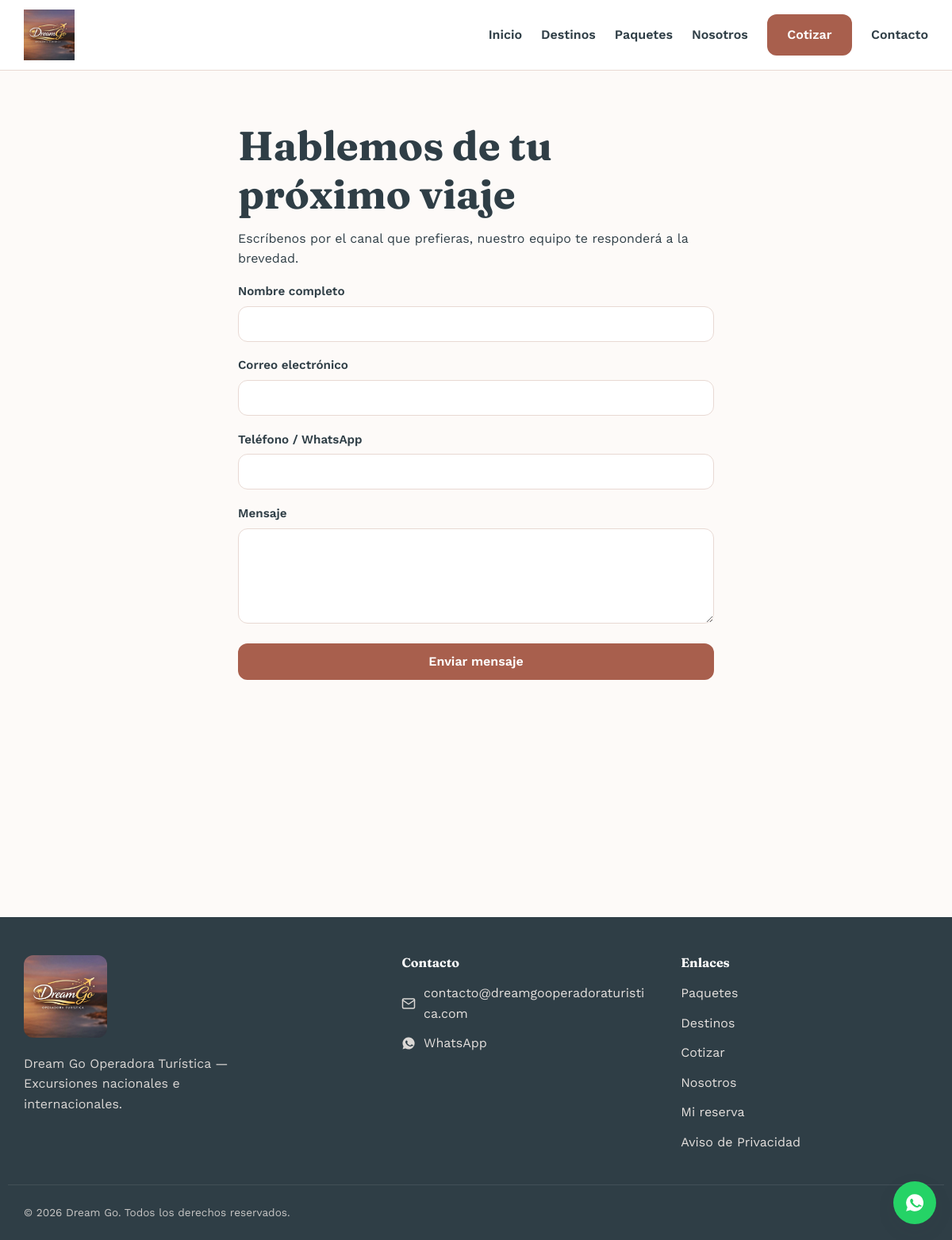
Page /contacto on the committed database.
### tables this page shows
CREATE TABLE IF NOT EXISTS bloques_pagina (
  id INT UNSIGNED AUTO_INCREMENT PRIMARY KEY,
  pagina VARCHAR(50) NOT NULL,
  clave VARCHAR(50) NOT NULL,
  orden SMALLINT UNSIGNED NOT NULL DEFAULT 0,
  visible TINYINT(1) NOT NULL DEFAULT 1,
  titulo VARCHAR(255) NULL,
  subtitulo VARCHAR(500) NULL,
  contenido LONGTEXT NULL,
  color_fondo VARCHAR(20) NULL,
  actualizado_en DATETIME NOT NULL DEFAULT CURRENT_TIMESTAMP ON UPDATE CURRENT_TIMESTAMP,
  UNIQUE KEY uniq_pagina_clave (pagina, clave)
);

### core/Controller.php (called while the page is built, shortened)
<?php
abstract class Controller
{
    protected function view(string $view, array $data = [], array $meta = [], string $layout = 'public'): void
    {
        $viewFile = BASE_PATH . '/app/Views/' . str_replace('.', '/', $view) . '.php';
        extract($data, EXTR_SKIP);
        require $viewFile;
    }
}

### app/Controllers/Public/ContactoController.php (called while the page is built, shortened)
<?php
class ContactoController extends Controller
{
    public function index(): void
    {
        $this->render();
    }
    private function render(array $errores = [], array $valores = []): void
    {
        $whatsapp = (new WhatsAppLinkService())->generarLink(
            ConfiguracionSitio::get('whatsapp_numero', ''),
            'Hola, me gustaría más información sobre sus paquetes de viaje.'
        );
        $bloques = BloquePagina::porPagina('contacto');
        $this->view('public/contacto/index', [
            'whatsapp' => $whatsapp,
            'email' => ConfiguracionSitio::get('email_equipo_reportes', ''),
            'intro' => $bloques[0] ?? null,
            'errores' => $errores,
            'valores' => $valores,
        ], [
            'title' => 'Contacto | Dream Go Operadora Turística',
            'description' => 'Ponte en contacto con nuestro equipo de asesores de viaje.',
        ]);
    }
}

### public/index.php (called while the page is built, shortened)
<?php
$router = new Router();
$request = new Request();
try {
    $router->dispatch($request);
} catch (NotFoundException $e) {
    http_response_code(404);
    (new App\Controllers\Public\ErrorController($request))->notFound();
} catch (ForbiddenException $e) {
    http_response_code(403);
    (new App\Controllers\Public\ErrorController($request))->forbidden($e->getMessage());
} catch (\Throwable $e) {
    error_log('[APP] ' . $e->getMessage() . ' en ' . $e->getFile() . ':' . $e->getLine());
    http_response_code(500);
    (new App\Controllers\Public\ErrorController($request))->serverError();
}

### core/Database.php (called while the page is built, shortened)
<?php
final class Database
{
    private static ?PDO $instance = null;
    public static function connection(): PDO
    {
        if (self::$instance === null) {
            $config = require BASE_PATH . '/config/database.php';
            $dsn = sprintf(
                'mysql:host=%s;port=%s;dbname=%s;charset=utf8mb4',
                $config['host'],
                $config['port'],
                $config['database']
            );
            try {
                self::$instance = new PDO($dsn, $config['username'], $config['password'], [
                    PDO::ATTR_ERRMODE => PDO::ERRMODE_EXCEPTION,
                    PDO::ATTR_DEFAULT_FETCH_MODE => PDO::FETCH_ASSOC,
                    PDO::ATTR_EMULATE_PREPARES => false,
                ]);
            } catch (PDOException $e) {
                error_log('[DB] Error de conexion: ' . $e->getMessage());
                throw $e;
            }
        }
        return self::$instance;
    }
}

### core/Model.php (called while the page is built, shortened)
<?php
abstract class Model
{
    protected static string $table;
    protected static function db(): PDO
    {
        return Database::connection();
    }
    public static function where(array $conditions, string $orderBy = '', ?int $limit = null): array
    {
        [$clause, $params] = self::buildWhere($conditions);
        $sql = 'SELECT * FROM ' . static::$table;
        if ($clause !== '') {
            $sql .= ' WHERE ' . $clause;
        }
        if ($orderBy !== '') {
            $sql .= ' ORDER BY ' . $orderBy;
        }
        $stmt = static::db()->prepare($sql);
        $stmt->execute($params);
        return $stmt->fetchAll();
    }
    private static function buildWhere(array $conditions): array
    {
        $parts = [];
        $params = [];
        foreach ($conditions as $column => $value) {
            $paramKey = 'w_' . $column;
            $parts[] = "{$column} = :{$paramKey}";
            $params[$paramKey] = $value;
        }
        return [implode(' AND ', $parts), $params];
    }
    protected static function assertOrderBy(string $orderBy): void
    {
        $termino = '[a-zA-Z_][a-zA-Z0-9_]*(?:\.[a-zA-Z_][a-zA-Z0-9_]*)?(?:\s+(?:ASC|DESC))?';
    }
}

### app/Models/BloquePagina.php (called while the page is built, shortened)
<?php
class BloquePagina extends Model
{
    public static function porPagina(string $pagina): array
    {
        return self::where(['pagina' => $pagina], 'orden ASC');
    }
}

### core/Request.php (called while the page is built, shortened)
<?php
final class Request
{
    private array $server;
    public function __construct()
    {
        $this->server = $_SERVER;
    }
    public function uri(): string
    {
        $uri = $this->server['REQUEST_URI'] ?? '/';
        $path = parse_url($uri, PHP_URL_PATH) ?? '/';
        return $path === '' ? '/' : $path;
    }
}

### app/Views/public/contacto/index.php (the view, shortened to what this page needs)
<?php
$valores ??= [];
$introVisible = $intro && (int) $intro['visible'] === 1;
?>
<section class="seccion contenedor bloque-medio">
  <h1><?= htmlspecialchars($introVisible && !empty($intro['titulo']) ? $intro['titulo'] : 'Contacto', ENT_QUOTES, 'UTF-8') ?></h1>
  <?php if ($introVisible && !empty($intro['subtitulo'])): ?>
    <p><?= htmlspecialchars($intro['subtitulo'], ENT_QUOTES, 'UTF-8') ?></p>
  <?php else: ?>
    <p>Escríbenos y un asesor te contactará. Si prefieres, también puedes usar cualquiera de los canales de abajo.</p>
  <?php endif; ?>
  <form method="post" action="/contacto" data-atribucion>
    <div class="campo">
      <label for="nombre">Nombre completo</label>
      <input type="text" id="nombre" name="nombre" autocomplete="name" required value="<?= htmlspecialchars($valores['nombre'] ?? '', ENT_QUOTES, 'UTF-8') ?>">
    </div>
    <div class="campo">
      <label for="email">Correo electrónico</label>
      <input type="email" id="email" name="email" autocomplete="email" required value="<?= htmlspecialchars($valores['email'] ?? '', ENT_QUOTES, 'UTF-8') ?>">
    </div>
    <div class="campo">
      <label for="telefono">Teléfono / WhatsApp</label>
      <input type="tel" id="telefono" name="telefono" autocomplete="tel" required value="<?= htmlspecialchars($valores['telefono'] ?? '', ENT_QUOTES, 'UTF-8') ?>">
    </div>
    <div class="campo">
      <label for="mensaje">Mensaje</label>
      <textarea id="mensaje" name="mensaje" required><?= htmlspecialchars($valores['mensaje'] ?? '', ENT_QUOTES, 'UTF-8') ?></textarea>
    </div>
    <button type="submit" class="btn btn-primario btn--bloque">Enviar mensaje</button>
  </form>
  <div class="grid-tarjetas mt-25">
  </div>
</section>

### core/Router.php (shortened to what this page needs)
<?php
final class Router
{
    private array $routes = [];
    private function add(string $method, string $pattern, array $handler, array $options): void
    {
        $tramos = preg_split('#(\{[a-zA-Z_]+\})#', $pattern, -1, PREG_SPLIT_DELIM_CAPTURE);
        $regex = '';
        foreach ($tramos as $i => $tramo) {
            $regex .= $i % 2 === 1 ? '([^/]+)' : preg_quote($tramo, '#');
        }
        $this->routes[] = [
            'method' => $method,
            'pattern' => $pattern,
            'regex' => '#^' . $regex . '$#',
            'handler' => $handler,
            'options' => $options,
        ];
    }
    public function dispatch(Request $request): void
    {
        $method = $request->method();
        $uri = $request->uri();
        foreach ($this->routes as $route) {
            if ($route['method'] !== $method) {
                continue;
            }
            if (preg_match($route['regex'], $uri, $matches)) {
                array_shift($matches);
                $this->callHandler($route['handler'], $matches, $request);
                return;
            }
        }
        throw new NotFoundException("Ruta no encontrada: {$method} {$uri}");
    }
    private function callHandler(array $handler, array $params, Request $request): void
    {
        [$controllerClass, $method] = $handler;
        $controller = new $controllerClass($request);
        $controller->$method(...$params);
    }
}

### public/assets/css/site.css (style rules this page uses)
:root { --color-primario: #d99e8e; --color-primario-oscuro: #a85f4d; --color-texto-oscuro: #2f3e46; --color-fondo: #fdfaf8; --color-fondo-alterno: #faf3ef; --color-borde: #e8d9d3; --color-blanco: #ffffff; --color-exito: #4f7a5c; --color-error: #b3453a; --fuente-titulos: 'Fraunces', Georgia, 'Times New Roman', serif; --fuente-texto: 'Work Sans', -apple-system, BlinkMacSystemFont, 'Segoe UI', sans-serif; --radio: 12px; --sombra: 0 8px 24px rgba(47, 62, 70, 0.08); --transicion: 0.25s ease; --contenedor-max: 1180px; --espacio-seccion: 4rem; }
*, *::before, *::after { box-sizing: border-box; }
html { -webkit-text-size-adjust: 100%; scroll-behavior: smooth; }
body { margin: 0; font-family: var(--fuente-texto); color: var(--color-texto-oscuro); background: var(--color-fondo); line-height: 1.6; -webkit-font-smoothing: antialiased; }
h1, h2, h3, h4 { font-family: var(--fuente-titulos); line-height: 1.2; margin: 0 0 0.75rem; color: var(--color-texto-oscuro); }
h1 { font-size: clamp(1.9rem, 5vw, 3.2rem); }
p { margin: 0 0 1rem; }
.contenedor { width: 100%; max-width: var(--contenedor-max); margin-inline: auto; padding-inline: 1.25rem; }
.seccion { padding-block: var(--espacio-seccion); }
.btn { display: inline-flex; align-items: center; justify-content: center; gap: 0.5rem; border: none; border-radius: var(--radio); padding: 0.85rem 1.6rem; font-family: var(--fuente-texto); font-weight: 600; font-size: 1rem; cursor: pointer; transition: transform var(--transicion), box-shadow var(--transicion), background var(--transicion); }
.btn-primario { background: var(--color-primario-oscuro); color: var(--color-blanco); }
label { display: block; font-weight: 600; margin-bottom: 0.4rem; font-size: 0.95rem; }
input:not([type="checkbox"]):not([type="radio"]), select, textarea { width: 100%; font-family: var(--fuente-texto); font-size: 1rem; padding: 0.75rem 0.9rem; border: 1.5px solid var(--color-borde); border-radius: var(--radio); background: var(--color-blanco); color: var(--color-texto-oscuro); transition: border-color var(--transicion), box-shadow var(--transicion); appearance: none; }
textarea { resize: vertical; min-height: 120px; }
.campo { margin-bottom: 1.1rem; }
.grid-tarjetas { display: grid; gap: 1.5rem; grid-template-columns: 1fr; }
@media (min-width: 768px) { .grid-tarjetas { grid-template-columns: repeat(2, 1fr); } }
@media (min-width: 1024px) { .grid-tarjetas { grid-template-columns: repeat(3, 1fr); } }
.bloque-medio { max-width: 640px; }
.mt-25 { margin-top: 2.5rem; }
.btn--bloque { width: 100%; }

### rows in the picture
bloques_pagina: titulo "Hablemos de tu próximo viaje", subtitulo "Escríbenos por el canal que prefieras, nuestro equipo te responderá a la brevedad."
